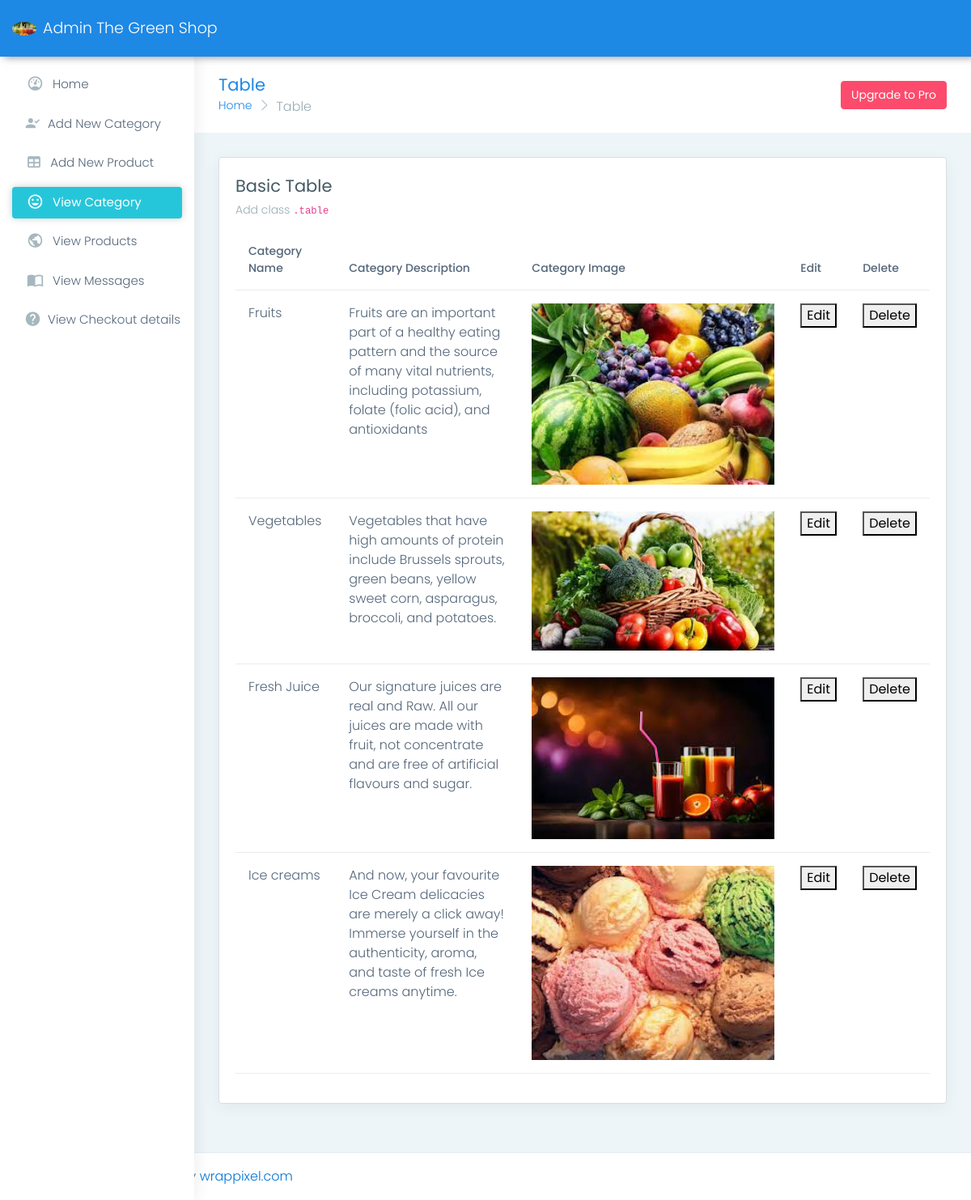
Screenshot of /viewcat/ with the database file from the repository.
### adminapp/models.py (models this page shows)
class  Catdb(models.Model):
    categoryname = models.CharField(max_length=20)
    categorydesc = models.TextField(max_length=100)
    categoryimg = models.ImageField(upload_to='sample',default='null.jpg')

### adminapp/views.py (the view)
# urls.py: path('viewcat/',views.viewcat,name='viewcat'),
def viewcat(request):
    data = Catdb.objects.all()
    return render(request,'viewcat.html',{'data':data})

### adminapp/templates/viewcat.html
{% extends 'index.html' %}
{% load static %}
{% block content %}
        <div class="page-wrapper">
            <div class="page-breadcrumb">
                <div class="row align-items-center">
                    <div class="col-md-6 col-8 align-self-center">
                        <h3 class="page-title mb-0 p-0">Table</h3>
                        <div class="d-flex align-items-center">
                            <nav aria-label="breadcrumb">
                                <ol class="breadcrumb">
                                    <li class="breadcrumb-item"><a href="#">Home</a></li>
                                    <li class="breadcrumb-item active" aria-current="page">Table</li>
                                </ol>
                            </nav>
                        </div>
                    </div>
                    <div class="col-md-6 col-4 align-self-center">
                        <div class="text-end upgrade-btn">
                            <a href="https://www.wrappixel.com/templates/materialpro/"
                                class="btn btn-danger d-none d-md-inline-block text-white" target="_blank">Upgrade to
                                Pro</a>
                        </div>
                    </div>
                </div>
            </div>
            <div class="container-fluid">
                <div class="row">
                    <div class="col-sm-12">
                        <div class="card">
                            <div class="card-body">
                                <h4 class="card-title">Basic Table</h4>
                                <h6 class="card-subtitle">Add class <code>.table</code></h6>
                                <div class="table-responsive">
                                    <table class="table user-table">
                                        <thead>
                                            <tr>
                                                <th class="border-top-0">Category Name</th>
                                                <th class="border-top-0">Category Description</th>
                                                <th class="border-top-0">Category Image</th>
                                                <th class="border-top-0">Edit</th>
                                                <th class="border-top-0">Delete</th>
                                            </tr>
                                        </thead>
                                        <tbody>
                                            {% for i in data %}
                                            <tr>
                                                <td>{{i.categoryname}}</td>
                                                <td>{{i.categorydesc}}</td>
                                                <td><img src="{{i.categoryimg.url}}" style="width: 300px;"></td>
                                                <td><a href="{% url 'editcat' id=i.id %}"><button>Edit</button></a></td>
                                                <td><a href="{% url 'deletecat' id=i.id %}"><button>Delete</button></a></td>
                                            </tr>
                                            {% endfor %}
                                        </tbody>
                                    </table>
                                </div>
                            </div>
                        </div>
                    </div>
                </div>
            </div>
        </div>
{% endblock %}

### adminapp/templates/index.html (shortened to what this page needs)
{% load static %}
<!DOCTYPE html>
<html dir="ltr" lang="en">
<head>
    <link href="{% static 'assets/plugins/chartist-js/dist/chartist.min.css' %}" rel="stylesheet">
    <link href="{% static 'assets/plugins/chartist-js/dist/chartist-init.css' %}" rel="stylesheet">
    <link href="{% static 'assets/plugins/chartist-plugin-tooltip-master/dist/chartist-plugin-tooltip.css' %}" rel="stylesheet">
    <link href="{% static 'assets/plugins/c3-master/c3.min.css' %}" rel="stylesheet">
    <link href="{% static 'css/style.min.css' %}" rel="stylesheet">
</head>
<body>
    <div id="main-wrapper" data-layout="vertical" data-navbarbg="skin6" data-sidebartype="full"
        data-sidebar-position="absolute" data-header-position="absolute" data-boxed-layout="full">
        <header class="topbar" data-navbarbg="skin6">
            <nav class="navbar top-navbar navbar-expand-md navbar-dark">
                <div class="navbar-collapse collapse" id="navbarSupportedContent" data-navbarbg="skin5">
                    <ul class="navbar-nav">
                        <li class="nav-item dropdown">
                            <a class="nav-link dropdown-toggle text-muted waves-effect waves-dark" href="#" id="navbarDropdown" role="button" data-bs-toggle="dropdown" aria-expanded="false">
                                <img src="{% static 'g1.jpg' %}" alt="user" class="profile-pic me-2">Admin The Green Shop
                            </a>
                        </li>
                    </ul>
                </div>
            </nav>
        </header>
        <aside class="left-sidebar" data-sidebarbg="skin6">
            <div class="scroll-sidebar">
                <nav class="sidebar-nav">
                    <ul id="sidebarnav">
                        <li class="sidebar-item"> <a class="sidebar-link waves-effect waves-dark sidebar-link"
                                href="{% url 'index' %}" aria-expanded="false"><i class="mdi me-2 mdi-gauge"></i><span
                                    class="hide-menu">Home</span></a></li>
                        <li class="sidebar-item"> <a class="sidebar-link waves-effect waves-dark sidebar-link"
                                href="{% url 'addcat' %}" aria-expanded="false">
                                <i class="mdi me-2 mdi-account-check"></i><span class="hide-menu">Add New Category</span></a>
                        </li>
                        <li class="sidebar-item"> <a class="sidebar-link waves-effect waves-dark sidebar-link"
                                href="{% url 'addprd' %}" aria-expanded="false"><i class="mdi me-2 mdi-table"></i><span
                                    class="hide-menu">Add New Product</span></a></li>
                        <li class="sidebar-item"> <a class="sidebar-link waves-effect waves-dark sidebar-link"
                                href="{% url 'viewcat' %}" aria-expanded="false"><i
                                    class="mdi me-2 mdi-emoticon"></i><span class="hide-menu">View Category</span></a></li>
                        <li class="sidebar-item"> <a class="sidebar-link waves-effect waves-dark sidebar-link"
                                href="{% url 'viewprd' %}" aria-expanded="false"><i class="mdi me-2 mdi-earth"></i><span
                                    class="hide-menu">View Products</span></a></li>
                        <li class="sidebar-item"> <a class="sidebar-link waves-effect waves-dark sidebar-link"
                                href="{% url 'viewcon' %}" aria-expanded="false"><i
                                    class="mdi me-2 mdi-book-open-variant"></i><span class="hide-menu">View Messages</span></a>
                        </li>
                        <li class="sidebar-item"> <a class="sidebar-link waves-effect waves-dark sidebar-link"
                                href="{% url 'usrcheckout' %}"  aria-expanded="false"><i class="mdi me-2 mdi-help-circle"></i><span
                                    class="hide-menu">View Checkout details</span></a>
                        </li>
                    </ul>
                </nav>
            </div>
        </aside>
        {% block content %}{% endblock %}
            <footer class="footer"> © 2021 Material Pro Admin by <a href="https://www.wrappixel.com/">wrappixel.com </a>
            </footer>
        </div>
</body>
</html>

### rows the page displays
Catdb: categoryname "Fruits", categorydesc "Fruits are an important part of a healthy eating pattern and the source of many vital nutrients, including potassium, folate (folic acid), and antioxidants", categoryimg (picture)
Catdb: categoryname "Vegetables", categorydesc "Vegetables that have high amounts of protein include Brussels sprouts, green beans, yellow sweet corn, asparagus, broccoli, and potatoes.", categoryimg (picture)
Catdb: categoryname "Fresh Juice", categorydesc "Our signature juices are real and Raw. All our juices are made with fruit, not concentrate and are free of artificial flavours and sugar.", categoryimg (picture)
Catdb: categoryname "Ice creams", categorydesc "And now, your favourite Ice Cream delicacies are merely a click away! Immerse yourself in the authenticity, aroma, and taste of fresh Ice creams anytime.", categoryimg (picture)
